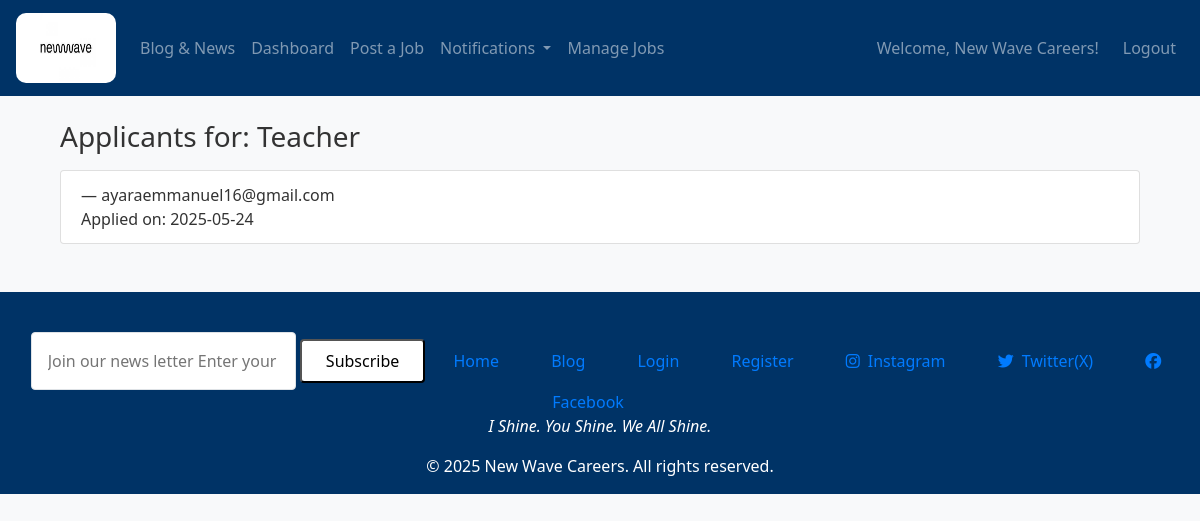
The page /employer/applicants/1 (signed in) on the database its author committed.
### models.py (models this page shows, shortened)
class User(db.Model, UserMixin):
    id = db.Column(db.Integer, primary_key=True)
    username = db.Column(db.String(100), unique=True, nullable=False)
    email = db.Column(db.String(150), unique=True, nullable=False, index=True)
    password = db.Column(db.String(200), nullable=False)
    is_admin = db.Column(db.Boolean, default=False)
    bio = db.Column(db.Text, nullable=True)
    location = db.Column(db.String(100), nullable=True)
    applications = db.relationship('Application', backref='user_applications', lazy=True)  # Link Applications
    role = db.Column(db.Enum(UserRole), nullable=False, default=UserRole.JOB_SEEKER)
    profile_image = db.Column(db.String(200), nullable=True, default='default.jpg')
    notifications = db.relationship('Notification', backref='receiver', lazy='dynamic')
    applications = db.relationship('Application', backref='applicant', lazy='dynamic')
    saved_jobs = db.relationship('Job', secondary='saved_jobs', backref='saved_by', lazy='dynamic')

class Job(db.Model):
    id = db.Column(db.Integer, primary_key=True)
    title = db.Column(db.String(100), nullable=False)
    description = db.Column(db.Text, nullable=False)
    company = db.Column(db.String(100), nullable=False)
    location = db.Column(db.String(100), nullable=False)
    views = db.Column(db.Integer, default=0)
    date_posted = db.Column(db.DateTime, default=datetime.utcnow)
    applications = db.relationship('Application', backref='job_applications', lazy=True)
    user_id = db.Column(db.Integer, db.ForeignKey('user.id'), nullable=False)
    employer_id = db.Column(db.Integer, db.ForeignKey('user.id', name='fk_job_employer_id'), nullable=False)
    employer = db.relationship('User', foreign_keys=[employer_id], backref=db.backref('jobs', lazy=True))

class Application(db.Model):
    id = db.Column(db.Integer, primary_key=True)
    job_id = db.Column(db.Integer, db.ForeignKey('job.id'), nullable=False)
    user_id = db.Column(db.Integer, db.ForeignKey('user.id'), nullable=False)
    cover_letter = db.Column(db.String(255), nullable=False)  # Store file path
    upload_resume = db.Column(db.String(255), nullable=False)  # Store file path
    other_documents = db.Column(db.String(255), nullable=True)  # Optional file path
    date_applied = db.Column(db.DateTime, default=datetime.utcnow)
    job = db.relationship('Job', backref=db.backref('job_applications', lazy=True), lazy=True)
    user = db.relationship('User', backref=db.backref('user_applications', lazy=True), lazy=True)

### routes.py (the view)
@app.route('/employer/applicants/<int:job_id>')
@login_required
def view_applicants(job_id):
    job = Job.query.get_or_404(job_id)
    if current_user.id != job.employer_id:
        flash('You are not authorized to view applicants for this job.', 'danger')
        return redirect(url_for('employer_dashboard'))
    applicants = Application.query.filter_by(job_id=job_id).all()
    return render_template('view_applicants.html', job=job, applicants=applicants, UserRole=UserRole)

### app.py (called while the page is built)
@app.after_request
def add_header(response):
    response.headers["Cache-Control"] = "no-store, no-cache, must-revalidate, max-age=0"
    return response

### models.py (called while the page is built)
@login_manager.user_loader
def load_user(user_id):
    return User.query.get(int(user_id))

### templates/view_applicants.html (shortened to what this page needs)
{% extends 'layout.html' %}
{% block content %}
<div class="container mt-4">
    <h3>Applicants for: {{ job.title }}</h3>
    {% if applicants %}
        <ul class="list-group mt-3">
            {% for application in applicants %}
                <li class="list-group-item">
                    <strong>{{ application.user.name }}</strong> —
                    {{ application.user.email }}<br>
                    Applied on: {{ application.date_applied.strftime('%Y-%m-%d') }}
                </li>
            {% endfor %}
        </ul>
    {% else %}
        <p class="mt-3">No applicants yet.</p>
    {% endif %}
</div>
{% endblock %}

### templates/layout.html (shortened to what this page needs)
<!DOCTYPE html>
<html lang="en">
<head>
  <link rel="stylesheet" href="https://cdnjs.cloudflare.com/ajax/libs/font-awesome/6.5.0/css/all.min.css" />
  <link rel="stylesheet" href="https://stackpath.bootstrapcdn.com/bootstrap/4.5.2/css/bootstrap.min.css">
  <link rel="stylesheet" href="static/style.css">
</head>
<body>
  <nav class="navbar navbar-expand-lg navbar-dark bg-primary">
    <a class="navbar-brand" href="{{ url_for('home') }}">
      <img src="/static/logo.jpg" alt="Logo" style="height: 70px; width: 100px; border-radius: 10px;">
    </a>
    <div class="collapse navbar-collapse" id="navbarContent">
      <ul class="navbar-nav mr-auto">
        {% if current_user.is_authenticated %}
          {% if current_user.role == UserRole.JOB_SEEKER %}
            <li class="nav-item"><a class="nav-link" href="{{ url_for('blog') }}">Blog & News</a></li>
            <li class="nav-item"><a class="nav-link" href="{{ url_for('dashboard') }}">Dashboard</a></li>
            <li class="nav-item"><a class="nav-link" href="{{ url_for('jobs') }}">Jobs</a></li>
            <li class="nav-item dropdown">
              <a class="nav-link dropdown-toggle" href="{{ url_for('notifications') }}" id="notificationDropdown" role="button" data-bs-toggle="dropdown" aria-expanded="false">
                  Notifications
                  {% set unread = current_user.notifications|selectattr("is_read", "equalto", False)|list %}
                  {% if unread|length > 0 %}
                      <span class="badge bg-danger">{{ unread|length }}</span>
                  {% endif %}
              </a>
              <ul class="dropdown-menu dropdown-menu-end" aria-labelledby="notificationDropdown" style="max-height: 300px; overflow-y: auto;">
                {% set sorted_notifications = current_user.notifications | sort(attribute="timestamp", reverse=True) %}
                {% for n in sorted_notifications[:5] %}
                {% endfor %}
                  <li><hr class="dropdown-divider"></li>
                  <li><a class="dropdown-item text-center" href="{{ url_for('notifications') }}">View All</a></li>
              </ul>
          </li>
          {% elif current_user.role == UserRole.EMPLOYER %}
            <li class="nav-item"><a class="nav-link" href="{{ url_for('blog') }}">Blog & News</a></li>
            <li class="nav-item"><a class="nav-link" href="{{ url_for('employer_dashboard') }}">Dashboard</a></li>
            <li class="nav-item"><a class="nav-link" href="{{ url_for('post_job') }}">Post a Job</a></li>
            <li class="nav-item dropdown">
              <a class="nav-link dropdown-toggle" href="{{ url_for('notifications') }}" id="notificationDropdown" role="button" data-bs-toggle="dropdown" aria-expanded="false">
                  Notifications
                  {% set unread = current_user.notifications|selectattr("is_read", "equalto", False)|list %}
              </a>
                {% set sorted_notifications = current_user.notifications | sort(attribute="timestamp", reverse=True) %}
          </li>
            <li class="nav-item"><a class="nav-link" href="{{ url_for('manage_jobs') }}">Manage Jobs</a></li>
          {% endif %}
        {% else %}
          <li class="nav-item"><a class="nav-link" href="{{ url_for('blog') }}">Blog & News</a></li>
          <li class="nav-item"><a class="nav-link" href="{{ url_for('login') }}">Login</a></li>
          <li class="nav-item"><a class="nav-link" href="{{ url_for('register') }}">Register</a></li>
        {% endif %}
      </ul>
      {% if current_user.is_authenticated %}
        <span class="navbar-text">Welcome, {{ current_user.username }}!</span>
        <ul class="navbar-nav ml-3">
          <li class="nav-item"><a class="nav-link" href="{{ url_for('logout') }}">Logout</a></li>
        </ul>
      {% endif %}
    </div>
  </nav>
  <div class="container mt-4">
    {% block content %}{% endblock %}
  </div>
  <footer class="footer bg-primary text-white mt-5 py-3">
    <div class="max-w-7xl mx-auto px-6 grid grid-cols-1 md:grid-cols-4 gap-10">
      <div>
        <div class="flex flex-col text-right text-center space-y-3">
          <form action="#" method="POST" class="flex flex-col space-y-3">
            <input type="email" placeholder="Join our news letter Enter your email"
                   class="p-3 rounded bg-blue-800 border border-blue-700 text-blue-900 placeholder-gray-300 focus:outline-none focus:ring-2 focus:ring-blue-400">
            <button type="submit"
                    class="bg-white text-blue-900 font-semibold py-2 px-4 rounded hover:bg-gray-200 transition duration-300">
              Subscribe
            </button>
          <a href="{{ url_for('home') }}" class="bg-blue-700 hover:bg-blue-800 text-blue-900 px-4 py-2 rounded text-sm transition duration-300">Home</a>
          <a href="{{ url_for('blog') }}" class="bg-blue-700 hover:bg-blue-800 text-blue-900 px-4 py-2 rounded text-sm transition duration-300">Blog</a>
          <a href="{{ url_for('login') }}" class="bg-blue-700 hover:bg-blue-800 text-blue-900 px-4 py-2 rounded text-sm transition duration-300">Login</a>
          <a href="{{ url_for('register') }}" class="bg-blue-700 hover:bg-blue-800 text-blue-900 px-4 py-2 rounded text-sm transition duration-300">Register</a>
          <a href="https://instagram.com/newwavecareers" target="_blank" class="bg-blue-700 hover:bg-blue-800 flex items-center px-4 py-2 rounded transition duration-300">
            <i class="fab fa-instagram mr-2"></i>Instagram
          </a>
          <a href="https://twitter.com/newwavecareers" target="_blank" class="bg-blue-700 hover:bg-blue-800 flex items-center px-4 py-2 rounded transition duration-300">
            <i class="fab fa-twitter mr-2"></i>Twitter(X)
          </a>
          <a href="https://facebook.com/newwavecareers" target="_blank" class="bg-blue-700 hover:bg-blue-800 flex items-center px-4 py-2 rounded transition duration-300">
            <i class="fab fa-facebook mr-2"></i>Facebook
          </a>
        </div>
      </div>
    </div>
    <div class="mt-12 border-t border-blue-800 pt-6 text-center text-blue-900 text-sm text-gray-300">
      <p><em>I Shine. You Shine. We All Shine.</em></p>
      &copy; 2025 New Wave Careers. All rights reserved.
    </div>
  </footer>
</body>
</html>

### static/style.css (style rules this page uses)
:root { --main-blue: #003366; --dark-blue: #002244; }
.navbar.bg-primary, .footer.bg-primary { background-color: var(--main-blue) !important; }
body { background-color: #f8f9fa; color: #333; }
.container { margin-top: 20px; }
.footer { position: relative; bottom: 0; width: 100%; }
body { font-family: 'Segoe UI', sans-serif; }
.list-group-item { font-size: 16px; }

### rows shown on the page
User: username "New Wave Careers"
Job: title "Teacher"
Application: user.email "ayaraemmanuel16@gmail.com", date_applied "2025-05-24"
